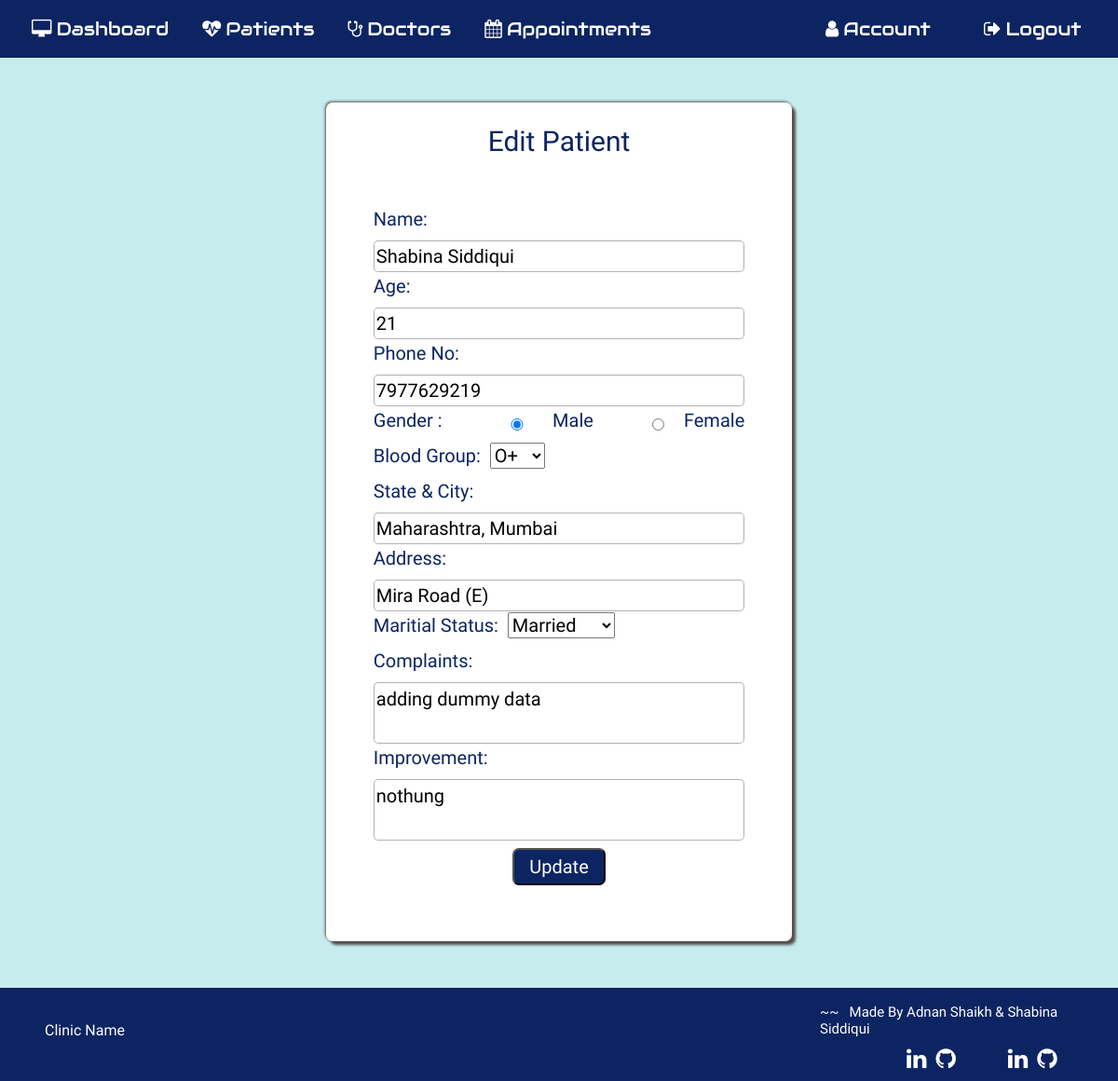
Screenshot of /editpatientdetail/1 (signed in) with the database file from the repository.
### application/routes.py (models this page shows, shortened)
class Patient(db.Model):
  __tablename__ = 'Patient'
  id = db.Column(db.Integer, primary_key=True)
  pname = db.Column(db.String(20))
  age= db.Column(db.String(20))
  phone=db.Column(db.String(20))
  gender=db.Column(db.String(10))
  bgroup=db.Column(db.String(5))
  state=db.Column(db.String(15))
  address=db.Column(db.String(100))
  mstatus=db.Column(db.String(10))
  complaint=db.Column(db.String(5000))
  improvement=db.Column(db.String(5000))
  medicine_suggested=db.Column(db.String(5000))
  pat_image = db.Column(db.String(20), nullable=False, default='default.jpg')

### application/routes.py (the view, shortened to what this page needs)
@app.route('/editpatientdetail/<id>', methods=['GET', 'POST'])
def editpatientdetail(id):
  if 'username' in session:
    editpat = Patient.query.filter_by( id = id )
    return render_template('editpatientdetail.html', editpat = editpat)

### application/templates/editpatientdetail.html (shortened to what this page needs)
{% extends "layout.html" %} {% include "includes/nav.html" %} {% block content
%}
<section id="addpatient">
  <div class="form-editpat form-style">
    <h1 class="mt-4">Edit Patient</h1>
    {% for edit in editpat %}
    <form action="" method="POST">
      <div class="inner-form">
      <div class="form-input">
        <label for="npname">Name:&nbsp;</label>
        <input type="text" class="text1" id="pname" name="npname" required value="{{ edit.pname }}" />
      </div>
      <div class="form-input">
        <label for="nage">Age:&nbsp;</label>
        <input
          type="number"
          class="text1"
          id="age"
          maxlength="3"
          min="0"
          name="nage"
          value="{{ edit.age }}"
          required
        />
      </div>
      <div class="form-input">
        <label for="nphone">Phone No:&nbsp;</label>
        <input
          type="number"
          class="text1"
          id="age"
          maxlength="12"
          min="10"
          name="nphone"
          value="{{ edit.phone }}"
          required
        />
      </div>
      <div class="form-input gender">
        <label for="ngender">Gender :</label>
        <div class="radio">
          <input type="radio" value="male" name="ngender" checked><label>Male</label>
        </div>
        <div class="radio">
          <input type="radio" value="female" name="ngender"><label>Female</label>
        </div>
      </div>
      <div class="form-input">
        <label for="nbgroup">Blood Group:&nbsp;</label>
        <select id="bgroup" class="text1" name="nbgroup">
          <option value="O+">O+</option>
        </select>
      </div>
      <div class="form-input">
        <label for="nstate">State & City:&nbsp;</label>
        <input type="text" id="state" class="text1" name="nstate" value="{{ edit.state }}">
      </div>
      <div class="form-input">
        <label for="naddress">Address:&nbsp;</label>
        <input type="text" id="address" class="text1" name="naddress" value="{{ edit.address }}">
      </div>
      <div class="form-input">
        <label for="nmstatus">Maritial Status:&nbsp;</label>
        <select id="mstatus" class="text1" name="nmstatus">
          <option value="Married">Married</option>
        </select>
      </div>
      <div class="form-input">
        <label for="ncomplaint">Complaints:&nbsp;</label>
        <textarea class="text1" name="ncomplaint" id="complaint">{{ edit.complaint}}</textarea>
      </div>
      <div class="form-input">
        <label for="nimprovement">Improvement:&nbsp;</label>
        <textarea class="text1" name="nimprovement" id="improvement">{{ edit.improvement}}</textarea>
      </div>
      <div class="form-input btn-submit">
        <button class="button mt-2" type="submit">Update</button>
      </div>
    </form>
    {% endfor %}
  </div></div>
  {% include "includes/footer.html" %}
</section>
{% endblock %}

### application/static/newpatient.css (style rules this page uses)
#addpatient { display: flex; flex-direction: column; align-items: center; }
.form-editpat { height: 900px; width: 500px; margin-top: 4%; }
.form-editpat h1 { margin-bottom: 8% !important; font-size: 30px; }
.gender { display: flex; justify-content: space-between; }
.radio { display: flex; align-items: center; justify-content: flex-start; width: 120px; }
.btn-submit { display: flex; justify-content: center; }
.btn-submit button { background: #0c2461; color: white; height: 40px; width: 100px; border-radius: 7px; }

### application/static/patrcd.css (style rules this page uses)
body { counter-reset: Serial; }

### application/static/commonstyle.css (style rules this page uses)
h1, h2, h3 { color: #0c2461; }
label { color: #0c2461; }
body { background: #c7ecee; width: 100vw; background-size: cover; background-position: center; font-family: "Dosis", sans-serif; }
textarea { vertical-align: top; width: 100%; border: 1px solid rgba(0, 0, 0, 0.3); border-radius: 5px; resize: none; }
input { width: 100%; border: 1px solid rgba(0, 0, 0, 0.3); border-radius: 5px; }
.form-style { font-size: 20px; color: #0c2461; display: flex; flex-direction: column; align-items: center; background: white; border-radius: 7px; box-shadow: 4px 4px 3px rgb(83, 78, 78), -1px -1px 3px rgb(83, 78, 78); }
.inner-form { display: flex; flex-direction: column; align-items: flex-start; justify-content: space-between; margin-top: 10px; }
.form-input { width: 100%; }

### rows the page displays
Patient: npname "Shabina Siddiqui", nage "21", nphone "7977629219", nstate "Maharashtra, Mumbai", naddress "Mira Road (E)", ncomplaint "adding dummy data", nimprovement "nothung"
